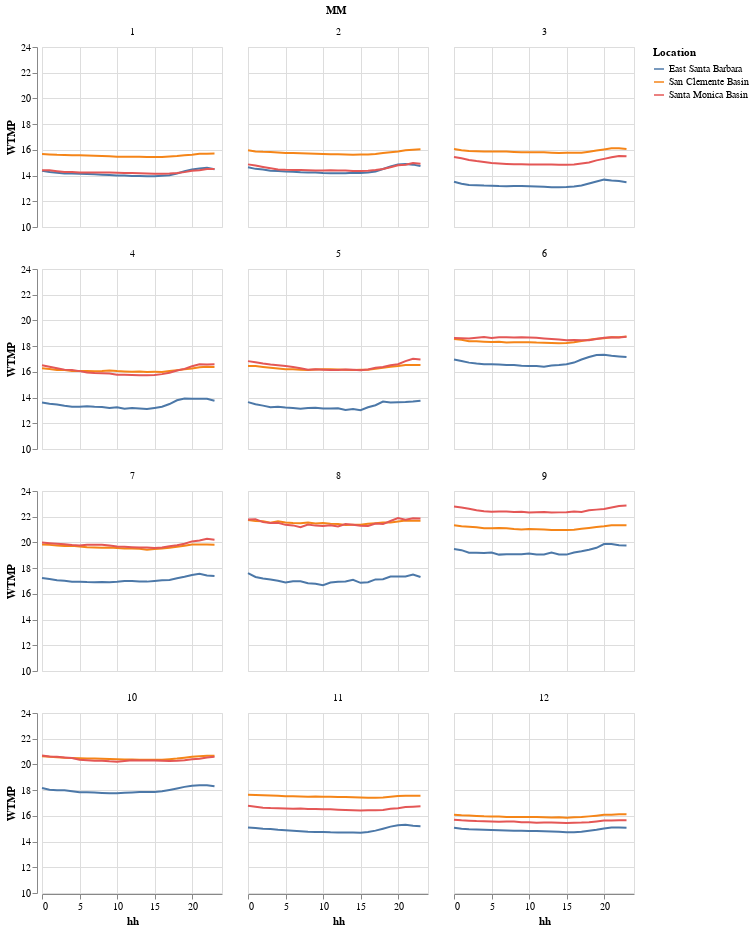

Notebook code for this chart:
### Code cell
# plot
alt.Chart(by_mo_hr).mark_line().encode(
    x =alt.X('hh:Q'),
    y =alt.Y('WTMP:Q',
             scale=alt.Scale(domain=[10,24])), # S (169 degrees) to W (304 degrees)
    color='Location:N'
).properties(
    width=180,
    height=180
).facet(
    facet='MM:N',
    columns=3
)
# probably don't need

### Figure 1 — Vega-Lite specification as saved in the notebook (floating-point values rounded to 4 significant figures; data arrays with more than 128 entries replaced by an {"elided": "..."} marker saying what was removed)
{"config": {"view": {"continuousWidth": 400, "continuousHeight": 300}}, "data": {"name": "data-78c7229df61bcd4400e1a552b49a9ec8"}, "facet": {"field": "MM", "type": "nominal"}, "spec": {"mark": "line", "encoding": {"color": {"field": "Location", "type": "nominal"}, "x": {"field": "hh", "type": "quantitative"}, "y": {"field": "WTMP", "scale": {"domain": [10, 24]}, "type": "quantitative"}}, "height": 180, "width": 180}, "columns": 3, "$schema": "https://vega.github.io/schema/vega-lite/v4.17.0.json", "datasets": {"data-78c7229df61bcd4400e1a552b49a9ec8": {"elided": "864 records"}}}
